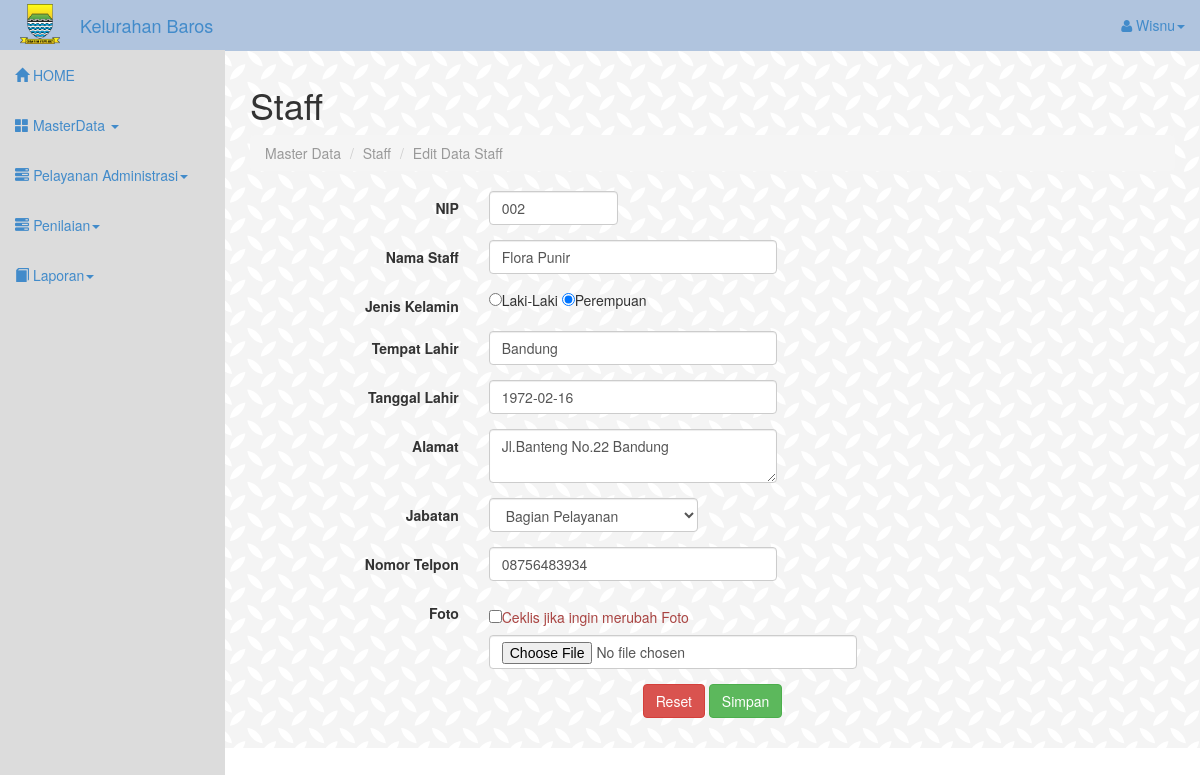
Screenshot of /edit_staff.php?id=3 (signed in) with the database file from the repository.
### tables this page shows
CREATE TABLE `tb_staff` (
  `id` int(11) NOT NULL,
  `nip` varchar(16) NOT NULL,
  `nama` varchar(50) NOT NULL,
  `jenis_kelamin` varchar(20) NOT NULL,
  `tempat_lahir` varchar(60) NOT NULL,
  `tgl_lahir` date NOT NULL,
  `alamat` varchar(200) NOT NULL,
  `jabatan` varchar(30) NOT NULL,
  `no_tlp` varchar(20) NOT NULL,
  `foto` varchar(200) NOT NULL,
  `password` varchar(200) NOT NULL
);

### edit_staff.php (the view, shortened to what this page needs)
<!DOCTYPE html>
<html lang="en">
  <head>
    <link href="assets/css/bootstrap.css" rel="stylesheet">
    <link href="assets/css/sb-admin.css" rel="stylesheet">
    <link rel="stylesheet" href="assets/font-awesome/css/font-awesome.min.css">
  </head>
<body>
<?php
require_once('koneksi.php');
if(isset($_GET['id'])){
  $id=($_GET['id']);
                      $query="SELECT * FROM tb_staff where id='$id'";
                      $result=mysqli_query($koneksi,$query);
                      $data=mysqli_fetch_assoc($result);
                      $jabatan=$data["jabatan"];
                  }else{
                    header("location:staff.php");
                  }
include"header.php";
?>
<div id="page-wrapper">
<div class="row" id="contentInput" >
          <div class="col-lg-12">
            <h1>Staff</h1>
            <ol class="breadcrumb">
              <li class="active"> Master Data</li>
              <li class="active">Staff</li>
              <li class="active">Edit Data Staff</li>
            </ol>
          </div>
      </div>
<form  action="" class="form-horizontal" method="POST" enctype="multipart/form-data">
                  <div class="form-group form-group-sm">
                    <label class=" control-label col-sm-3" for="txtnip" control-label">NIP</label>
                    <div class="col-sm-2">
                    <input type="text" class="form-control" name="txtnip" id="txtnip" value="<?php echo $data['nip'];?>" required >
                </div>
              </div>
                 <div class="form-group form-group-sm">
                    <label class="control-label col-sm-3">Nama Staff</label>
                    <div class="col-sm-4">
                    <input type="text" class="form-control" name="txtnama" id="txtnama" value="<?php echo $data['nama'];?>" required >
                </div>
              </div>
               <div class="form-group form-group-sm">
                    <label class="control-label col-sm-3">Jenis Kelamin</label>
                    <div class="col-sm-7">
                     <?php if($data['jenis_kelamin']=="Laki-Laki"){
                    echo"<input type='radio'  name='rbjk' class='form control' id='rbjk' value='Laki-Laki' checked='checked'>Laki-Laki";
                    echo"  <input type='radio'  name='rbjk' class='form control' id='perempuan' value='Perempuan'>Perempuan";}
                    else{
                      echo"<input type='radio'  name='rbjk' class='form control' id='rbjk' value='Laki-Laki'>Laki-Laki";
                    echo"  <input type='radio'  name='rbjk' class='form control' id='rbjk' value='Perempuan' checked='checked'>Perempuan";
                    }
                    ?>
                </div>
              </div>
              <div class="form-group form-group-sm">
                    <label class="control-label col-sm-3">Tempat Lahir</label>
                    <div class="col-sm-4">
                    <input type="text" class="form-control" name="txttempat" id="txttempat"   value="<?php echo $data['tempat_lahir'];?>" required>
                </div>
              </div>
                <div class="form-group form-group-sm">
                    <label class="control-label col-sm-3">Tanggal Lahir</label>
                    <div class="col-sm-4">
                    <input type="text" class="form-control" name="txttanggal" id="txttanggal" placeholder="yyyy-mm-dd" value="<?php echo $data['tgl_lahir'];?>"  required >
                </div>
              </div>
                <div class="form-group form-group-sm">
                    <label class="control-label col-sm-3">Alamat</label>
                    <div class="col-sm-4">
                    <textarea class="form-control" name="txtalamat" id="txtalamat"  required><?php echo $data['alamat'];?></textarea>
                </div>
              </div>
                <div class="form-group form-group-sm">
                  <label class=" control-label col-sm-3" for="cbjabatan">Jabatan</label>
                   <div class="col-sm-3">
                    <select name="cbjabatan" class="form-control" id="jabatan"required>
                    <option value="Bagian Pelayanan"<?php if($jabatan=='Bagian Pelayanan'){echo 'selected';}?>>Bagian Pelayanan</option>
                    </select>
                  </div>
                 </div>
                  <div class="form-group form-group-sm">
                    <label class="control-label col-sm-3">Nomor Telpon</label>
                    <div class="col-sm-4">
                    <input type="text" class="form-control" name="txtnotlp" id="txtnotlp" value="<?php echo $data['no_tlp'];?>"  required >
                </div>
              </div>
              <div class="form-group form-group-sm">
                    <label class="control-label col-sm-3">Foto</label>
                    <div class="col-sm-5">
                       <h5 class="text-danger"> <input type="checkbox" name="ubah_foto" value="true" >Ceklis jika ingin merubah Foto</h4>
                    <input type="file" class="form-control" name="fotostaff" id="fotostaff">
                </div>
              </div>
                <div class="form-group form-group=sm">
                    <center><button type="reset" align="right" class="btn btn-danger">Reset</button>
                    <input type="submit" align="right" class="btn btn-success"  value="Simpan" name="edit"></center>
                </div>
                </form>

### assets/css/sb-admin.css (style rules this page uses)
body { margin-top: 50px; }
#page-wrapper { width: 100%; padding: 5px 15px; }
@media (min-width:768px) { #page-wrapper { padding: 15px 25px; } }

### rows the page displays
tb_staff: txtnip "002", txtnama "Flora Punir", txttempat "Bandung", txttanggal "1972-02-16", txtalamat "Jl.Banteng No.22 Bandung", cbjabatan "Bagian Pelayanan", txtnotlp "08756483934"

### other values shown
$_SESSION['userid'] "Wisnu"
